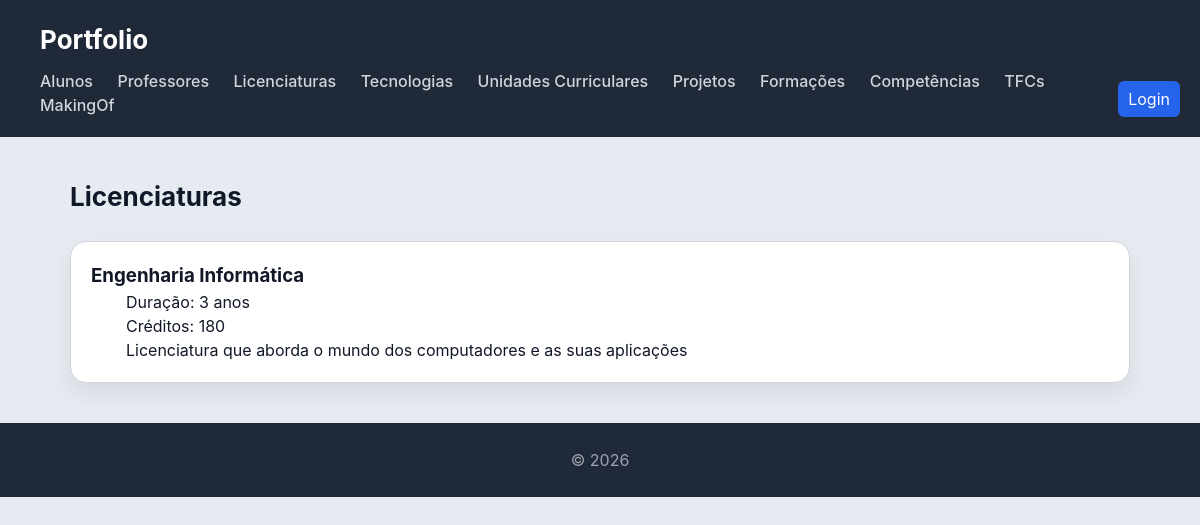
The page /portfolio/licenciatura/ on the database its author committed.
### portfolio/models.py (models this page shows, shortened)
class Licenciatura(models.Model):
    nome = models.CharField(max_length=100)
    duracao = models.IntegerField()
    creditos = models.IntegerField()
    informacao = models.CharField(max_length=250)

### portfolio/views.py (the view)
# urls.py: path('licenciatura/', views.licenciatura_view, name='licenciatura'),
def licenciatura_view(request):
    licenciaturas = Licenciatura.objects.all()
    return render(request, 'portfolio/licenciatura.html', {'licenciaturas': licenciaturas})

### portfolio/templates/portfolio/licenciatura.html
{% extends "portfolio/base.html" %}
{% block content %}
<h2>Licenciaturas</h2>
<section>
    {% for lic in licenciaturas %}
    <article>
        <h3>{{ lic.nome }}</h3>
        <p>Duração: {{ lic.duracao }} anos</p>
        <p>Créditos: {{ lic.creditos }}</p>
        <p>{{ lic.informacao }}</p>
    </article>
    {% endfor %}
</section>
{% endblock %}

### portfolio/static/portfolio/style.css (style rules this page uses)
* { box-sizing: border-box; margin: 0; padding: 0; }
body { font-family: "Inter", "Segoe UI", system-ui, -apple-system, sans-serif; background: #e6ebf2; color: #111827; line-height: 1.5; scroll-behavior: smooth; }
h2 { margin-bottom: 20px; font-size: 26px; }
section > article { background: white; padding: 20px; border-radius: 16px; border: 1px solid #d1d5db; box-shadow: 0 10px 25px rgba(0,0,0,0.08); transition: all 0.25s ease; margin-bottom: 20px; margin-top: 25px; }
article { position: relative; }
article p { margin-left: 35px; }
article { padding-left: 25px; padding-right: 20px; }

### rows shown on the page
Licenciatura: nome "Engenharia Informática", duracao "3", creditos "180", informacao "Licenciatura que aborda o mundo dos computadores e as suas aplicações"
